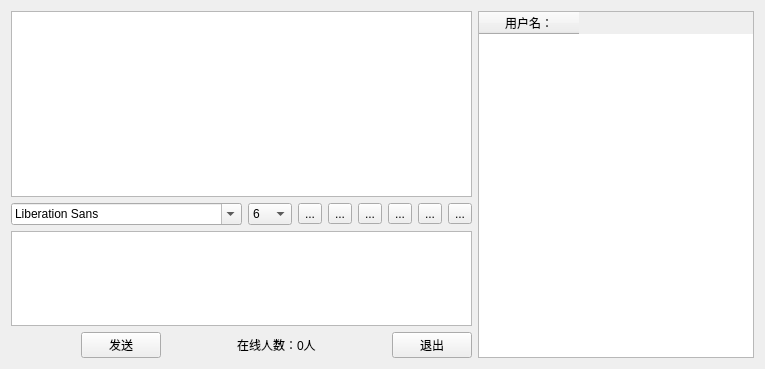
<?xml version="1.0" encoding="UTF-8"?>
<ui version="4.0">
 <class>Widget</class>
 <widget class="QWidget" name="Widget">
  <property name="geometry">
   <rect>
    <x>0</x>
    <y>0</y>
    <width>765</width>
    <height>369</height>
   </rect>
  </property>
  <property name="windowTitle">
   <string>Widget</string>
  </property>
  <layout class="QVBoxLayout" name="verticalLayout_4">
   <item>
    <widget class="QWidget" name="widget_9" native="true">
     <layout class="QHBoxLayout" name="horizontalLayout_6">
      <property name="leftMargin">
       <number>0</number>
      </property>
      <property name="topMargin">
       <number>0</number>
      </property>
      <property name="rightMargin">
       <number>0</number>
      </property>
      <property name="bottomMargin">
       <number>0</number>
      </property>
      <item>
       <widget class="QWidget" name="widget_7" native="true">
        <layout class="QVBoxLayout" name="verticalLayout_3">
         <property name="leftMargin">
          <number>0</number>
         </property>
         <property name="topMargin">
          <number>0</number>
         </property>
         <property name="rightMargin">
          <number>0</number>
         </property>
         <property name="bottomMargin">
          <number>0</number>
         </property>
         <item>
          <widget class="QWidget" name="widget_5" native="true">
           <layout class="QVBoxLayout" name="verticalLayout_2">
            <property name="leftMargin">
             <number>0</number>
            </property>
            <property name="topMargin">
             <number>0</number>
            </property>
            <property name="rightMargin">
             <number>0</number>
            </property>
            <property name="bottomMargin">
             <number>0</number>
            </property>
            <item>
             <widget class="QWidget" name="widget_3" native="true">
              <layout class="QVBoxLayout" name="verticalLayout">
               <property name="leftMargin">
                <number>0</number>
               </property>
               <property name="topMargin">
                <number>0</number>
               </property>
               <property name="rightMargin">
                <number>0</number>
               </property>
               <property name="bottomMargin">
                <number>0</number>
               </property>
               <item>
                <widget class="QWidget" name="widget" native="true">
                 <layout class="QHBoxLayout" name="horizontalLayout">
                  <property name="leftMargin">
                   <number>0</number>
                  </property>
                  <property name="topMargin">
                   <number>0</number>
                  </property>
                  <property name="rightMargin">
                   <number>0</number>
                  </property>
                  <property name="bottomMargin">
                   <number>0</number>
                  </property>
                  <item>
                   <widget class="QTextBrowser" name="msgBrowser"/>
                  </item>
                 </layout>
                </widget>
               </item>
               <item>
                <widget class="QWidget" name="widget_2" native="true">
                 <layout class="QHBoxLayout" name="horizontalLayout_2">
                  <property name="leftMargin">
                   <number>0</number>
                  </property>
                  <property name="topMargin">
                   <number>0</number>
                  </property>
                  <property name="rightMargin">
                   <number>0</number>
                  </property>
                  <property name="bottomMargin">
                   <number>0</number>
                  </property>
                  <item>
                   <widget class="QFontComboBox" name="fontCbx"/>
                  </item>
                  <item>
                   <widget class="QComboBox" name="sizeCbx">
                    <item>
                     <property name="text">
                      <string>6</string>
                     </property>
                    </item>
                    <item>
                     <property name="text">
                      <string>7</string>
                     </property>
                    </item>
                    <item>
                     <property name="text">
                      <string>8</string>
                     </property>
                    </item>
                    <item>
                     <property name="text">
                      <string>9</string>
                     </property>
                    </item>
                    <item>
                     <property name="text">
                      <string>10</string>
                     </property>
                    </item>
                    <item>
                     <property name="text">
                      <string>11</string>
                     </property>
                    </item>
                    <item>
                     <property name="text">
                      <string>12</string>
                     </property>
                    </item>
                   </widget>
                  </item>
                  <item>
                   <widget class="QToolButton" name="boldTBtn">
                    <property name="toolTip">
                     <string>加粗</string>
                    </property>
                    <property name="text">
                     <string>...</string>
                    </property>
                    <property name="icon">
                     <iconset resource="res.qrc">
                      <normaloff>:/images/b.png</normaloff>:/images/b.png</iconset>
                    </property>
                    <property name="checkable">
                     <bool>true</bool>
                    </property>
                   </widget>
                  </item>
                  <item>
                   <widget class="QToolButton" name="italicTbtn">
                    <property name="toolTip">
                     <string>倾斜</string>
                    </property>
                    <property name="text">
                     <string>...</string>
                    </property>
                    <property name="icon">
                     <iconset resource="res.qrc">
                      <normaloff>:/images/i.png</normaloff>:/images/i.png</iconset>
                    </property>
                    <property name="checkable">
                     <bool>true</bool>
                    </property>
                   </widget>
                  </item>
                  <item>
                   <widget class="QToolButton" name="underlineTBtn">
                    <property name="toolTip">
                     <string>下划线</string>
                    </property>
                    <property name="text">
                     <string>...</string>
                    </property>
                    <property name="icon">
                     <iconset resource="res.qrc">
                      <normaloff>:/images/u.png</normaloff>:/images/u.png</iconset>
                    </property>
                    <property name="checkable">
                     <bool>true</bool>
                    </property>
                   </widget>
                  </item>
                  <item>
                   <widget class="QToolButton" name="colorTBtn">
                    <property name="toolTip">
                     <string>颜色</string>
                    </property>
                    <property name="text">
                     <string>...</string>
                    </property>
                    <property name="icon">
                     <iconset resource="res.qrc">
                      <normaloff>:/images/color.png</normaloff>:/images/color.png</iconset>
                    </property>
                   </widget>
                  </item>
                  <item>
                   <widget class="QToolButton" name="saveTBtn">
                    <property name="toolTip">
                     <string>保存</string>
                    </property>
                    <property name="text">
                     <string>...</string>
                    </property>
                    <property name="icon">
                     <iconset resource="res.qrc">
                      <normaloff>:/images/save.png</normaloff>:/images/save.png</iconset>
                    </property>
                   </widget>
                  </item>
                  <item>
                   <widget class="QToolButton" name="clearTBtn">
                    <property name="toolTip">
                     <string>清空</string>
                    </property>
                    <property name="text">
                     <string>...</string>
                    </property>
                    <property name="icon">
                     <iconset resource="res.qrc">
                      <normaloff>:/images/clear.png</normaloff>:/images/clear.png</iconset>
                    </property>
                   </widget>
                  </item>
                 </layout>
                </widget>
               </item>
              </layout>
             </widget>
            </item>
            <item>
             <widget class="QWidget" name="widget_4" native="true">
              <layout class="QHBoxLayout" name="horizontalLayout_3">
               <property name="leftMargin">
                <number>0</number>
               </property>
               <property name="topMargin">
                <number>0</number>
               </property>
               <property name="rightMargin">
                <number>0</number>
               </property>
               <property name="bottomMargin">
                <number>0</number>
               </property>
               <item>
                <widget class="QTextEdit" name="msgTxtEdit">
                 <property name="maximumSize">
                  <size>
                   <width>16777215</width>
                   <height>100</height>
                  </size>
                 </property>
                </widget>
               </item>
              </layout>
             </widget>
            </item>
           </layout>
          </widget>
         </item>
         <item>
          <widget class="QWidget" name="widget_6" native="true">
           <layout class="QHBoxLayout" name="horizontalLayout_4">
            <property name="leftMargin">
             <number>0</number>
            </property>
            <property name="topMargin">
             <number>0</number>
            </property>
            <property name="rightMargin">
             <number>0</number>
            </property>
            <property name="bottomMargin">
             <number>0</number>
            </property>
            <item>
             <spacer name="horizontalSpacer">
              <property name="orientation">
               <enum>Qt::Orientation::Horizontal</enum>
              </property>
              <property name="sizeHint" stdset="0">
               <size>
                <width>40</width>
                <height>20</height>
               </size>
              </property>
             </spacer>
            </item>
            <item>
             <widget class="QPushButton" name="sendBtn">
              <property name="text">
               <string>发送</string>
              </property>
             </widget>
            </item>
            <item>
             <spacer name="horizontalSpacer_2">
              <property name="orientation">
               <enum>Qt::Orientation::Horizontal</enum>
              </property>
              <property name="sizeHint" stdset="0">
               <size>
                <width>40</width>
                <height>20</height>
               </size>
              </property>
             </spacer>
            </item>
            <item>
             <widget class="QLabel" name="userNumLbl">
              <property name="text">
               <string>在线人数：0人</string>
              </property>
             </widget>
            </item>
            <item>
             <spacer name="horizontalSpacer_3">
              <property name="orientation">
               <enum>Qt::Orientation::Horizontal</enum>
              </property>
              <property name="sizeHint" stdset="0">
               <size>
                <width>40</width>
                <height>20</height>
               </size>
              </property>
             </spacer>
            </item>
            <item>
             <widget class="QPushButton" name="exitBtn">
              <property name="text">
               <string>退出</string>
              </property>
             </widget>
            </item>
           </layout>
          </widget>
         </item>
        </layout>
       </widget>
      </item>
      <item>
       <widget class="QWidget" name="widget_8" native="true">
        <layout class="QHBoxLayout" name="horizontalLayout_5">
         <property name="leftMargin">
          <number>0</number>
         </property>
         <property name="topMargin">
          <number>0</number>
         </property>
         <property name="rightMargin">
          <number>0</number>
         </property>
         <property name="bottomMargin">
          <number>0</number>
         </property>
         <item>
          <widget class="QTableWidget" name="tableWidget">
           <column>
            <property name="text">
             <string>用户名：</string>
            </property>
           </column>
          </widget>
         </item>
        </layout>
       </widget>
      </item>
     </layout>
    </widget>
   </item>
  </layout>
 </widget>
 <resources>
  <include location="res.qrc"/>
 </resources>
 <connections/>
</ui>
